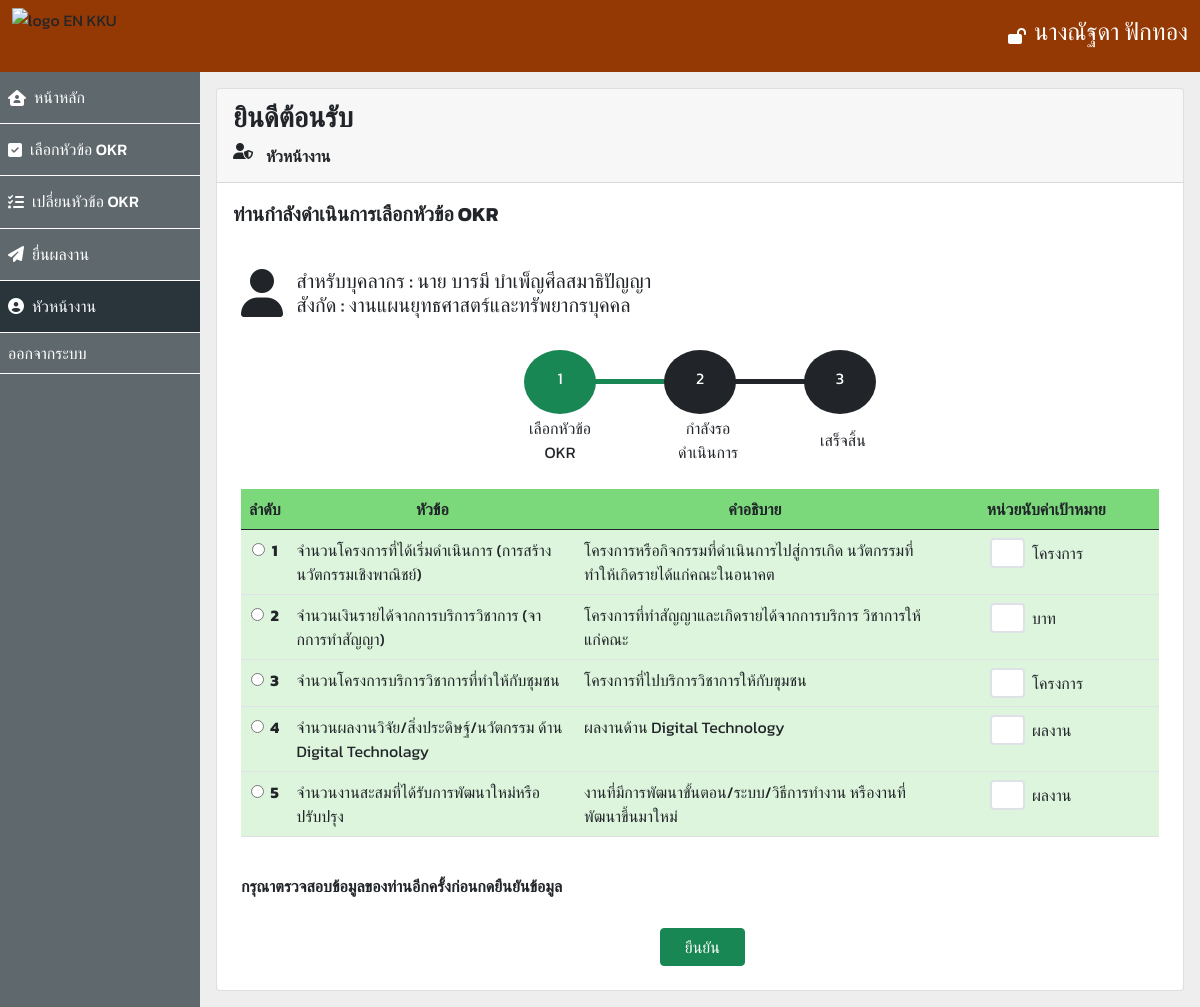
Page /user/supervisorSelectOKR.php (signed in) on the committed database.
### tables this page shows
CREATE TABLE "user_support" (
	"id"	TEXT,
	"kkumail"	TEXT,
	"name"	TEXT,
	"pno"	TEXT,
	"affiliate"	TEXT,
	"id_super"	TEXT,
	"target_value"	INTEGER,
	"status"	TEXT,
	"Password"	TEXT,
	FOREIGN KEY("pno") REFERENCES "okr_support"("pno"),
	PRIMARY KEY("id")
);

CREATE TABLE "okr_support" (
	"pno"	TEXT,
	"unit"	TEXT,
	"topics"	TEXT,
	"description"	TEXT,
	PRIMARY KEY("pno")
);

### user/supervisorSelectOKR.php (the view, shortened to what this page needs)
<?php
$db = new SQLite3('../database.db');
$super_result = $db->prepare('SELECT name, affiliate
FROM user_support u
WHERE u.name = :name_super
');
$super_result->bindValue(':name_super', $_SESSION["name"]);
$super_name = $super_result->execute();
$OKR_support = $db->query('SELECT *
FROM okr_support
');
?>
<!DOCTYPE html>
<html lang="en">
<head>
    <link href="https://cdn.jsdelivr.net/npm/bootstrap@5.0.0-beta2/dist/css/bootstrap.min.css" rel="stylesheet" />
</head>
<body style="font-family: 'Kanit', sans-serif">
    <nav class="navbar navbar-light" style="background-color: #953904">
        <div class="container-fluid">
            <img src="https://www.en.kku.ac.th/web/wp-content/uploads/2016/03/Logo5.png" height="56" alt="logo EN KKU" />
            <div class="d-flex flex-row justify-content-center align-items-center" style="color: white">
                <i class="fas fa-lock-open m-2"></i>
                <h4><?php while ($row = $super_name->fetchArray()) {
                        echo $row['name'];
                    } ?></h4>
            </div>
        </div>
    </nav>
    <div>
        <div class="d-flex">
            <div class="col-2" style="background-color: #263238bb">
                <div class="d-flex flex-row align-items-center p-2 border-bottom border-white" style="color: white">
                    <i class="fas fa-house-user"></i>
                    <h6 class="m-2"><a href="./homeUser.php" style="color: #FFFFFF;text-decoration: none;">หน้าหลัก</a>
                    </h6>
                </div>
                <div class="d-flex flex-row align-items-center p-2 border-bottom border-white" style="color: white">
                    <i class="fas fa-check-square ml-2"></i>
                    <h6 class="m-2"><a href="./selectOKRs.php" style="color: #FFFFFF;text-decoration: none;">เลือกหัวข้อ
                            OKR</a></h6>
                </div>
                <div class="d-flex flex-row align-items-center p-2 border-bottom border-white" style="color: white">
                    <i class="fas fa-tasks ml-2"></i>
                    <h6 class="m-2"><a href="./changOKR.php" style="color: #FFFFFF;text-decoration: none;">เปลี่ยนหัวข้อ
                            OKR</a></h6>
                </div>
                <div class="d-flex flex-row align-items-center p-2 border-bottom border-white" style="color: white">
                    <i class="fas fa-paper-plane ml-2"></i>
                    <h6 class="m-2"><a href="./submitPortfolioOKR.php" style="color: #FFFFFF;text-decoration: none;">ยื่นผลงาน</a></h6>
                </div>
                <div class="d-flex flex-row align-items-center p-2 border-bottom border-white" style="color: white;background-color: #263238ee">
                    <i class="fas fa-user-circle"></i>
                    <h6 class="m-2"><a href="./supervisor.php" style="color: #FFFFFF;text-decoration: none;">หัวหน้างาน</a></h6>
                </div>
                <div class="d-flex flex-row align-items-center p-2 border-bottom border-white">
                    <a href="../index.php" style="color: #FFFFFF;text-decoration: none;">ออกจากระบบ</a>
                </div>
            </div>
            <div class="col-10" style="background-color: #eee">
                <div class="card m-3">
                    <div class="card-header">
                        <h3 class="fw-bolder mt-1">ยินดีต้อนรับ</h3>
                        <div class="d-flex flex-row">
                            <i class="fas fa-user-shield"></i>
                            <h6 class="fw-bolder mt-1">
                                &nbsp&nbsp<?php while ($row = $super_name->fetchArray()) {
                                                echo $row['name'];
                                            } ?>&nbsp&nbspหัวหน้างาน
                            </h6>
                        </div>
                    </div>
                    <div class="card-body">
                        <span class="fw-bolder fs-5">ท่านกำลังดำเนินการเลือกหัวข้อ OKR</span>
                    </div>
                    <div class="d-flex flex-row p-4">
                        <i class="fas fa-user fa-3x"></i>
                        <h5>
                            &nbsp&nbsp&nbspสำหรับบุคลากร : นาย บารมี บำเพ็ญศีลสมาธิปัญญา
                            <br />
                            &nbsp&nbsp&nbspสังกัด : งานแผนยุทธศาสตร์และทรัพยากรบุคคล
                        </h5>
                    </div>
                    <div class="mx-auto">
                        <table class="d-grid gap-2 col-6">
                            <tr>
                                <td>
                                    <div class="bg-success pe-4 ps-4 pt-3 pb-3 text-center" style="
                        border-radius: 50%;
                        width: 4.5rem;
                        height: 4rem;
                        color: white;
                      ">
                                        1
                                    </div>
                                </td>
                                <td>
                                    <div class="bg-success" style="width: 6rem; height: 0.3rem; margin-left: -1rem"></div>
                                </td>
                                <td>
                                    <div class="bg-dark pe-4 ps-4 pt-3 pb-3 text-center" style="
                        color: white;
                        border-radius: 50%;
                        width: 4.5rem;
                        height: 4rem;
                        margin-left: -1rem;
                      ">
                                        2
                                    </div>
                                </td>
                                <td>
                                    <div class="bg-dark" style="width: 6rem; height: 0.3rem; margin-left: -1rem"></div>
                                </td>
                                <td>
                                    <div class="bg-dark pe-4 ps-4 pt-3 pb-3 text-center" style="
                        color: white;
                        border-radius: 50%;
                        width: 4.5rem;
                        height: 4rem;
                        margin-left: -1rem;
                      ">
                                        3
                                    </div>
                                </td>
                            </tr>
                            <tr>
                                <td class="text-center">
                                    เลือกหัวข้อ<br />
                                    OKR
                                </td>
                                <td class="text-center" colspan="3">
                                    กำลังรอ<br />ดำเนินการ
                                </td>
                                <td>เสร็จสิ้น</td>
                            </tr>
                        </table>
                    </div>
                    <div class="p-4">
                        <table class="table ">
                            <thead class="text-center" style="background-color: #7BD97B">
                                <tr>
                                    <th scope="col">ลำดับ</th>
                                    <th scope="col">หัวข้อ</th>
                                    <th scope="col">คำอธิบาย</th>
                                    <th scope="col">หน่วยนับค่าเป้าหมาย</th>
                                </tr>
                            </thead>
                            <tbody>
                            <form action="">
                                <?php while ($row = $OKR_support->fetchArray()) { ?>
                                    <tr style="background-color: #7BD97B44">
                                        <th scope="row" class="text-center"><input type="radio" id='selectOKR_super' name="selectOKR_super">&nbsp&nbsp<?php echo $row['pno'] ?></th>
                                        <td><?php echo $row['topics'] ?></td>
                                        <td><?php echo $row['description'] ?></td>
                                        <td><span><input type="text" class="border border-2 rounded col-md-2 ms-5"></span>&nbsp&nbsp<?php echo $row['unit'] ?></td>
                                    </tr>
                                <?php } ?>
                                </form>
                            </tbody>
                        </table>
                    </div>
                    <div class="ms-4 mb-4">
                        <h6 class="fw-bolder">กรุณาตรวจสอบข้อมูลของท่านอีกครั้งก่อนกดยืนยันข้อมูล</h6>
                    </div>
                    <div class="d-grid gap-2 col-1 mx-auto pb-4">
                        <button type="button" class="btn btn-success px-4" style="width: fit-content;">ยืนยัน</button>
                    </div>
                </div>
            </div>
        </div>
    </div>
</body>
</html>

### rows in the picture
user_support: name "นางณัฐดา ฟักทอง"
okr_support: pno "1", topics "จํานวนโครงการที่ได้เริ่มดําเนินการ (การสร้างนวัตกรรมเชิงพาณิชย์)", description "โครงการหรือกิจกรรมที่ดําเนินการไปสู่การเกิด นวัตกรรมที่ทําให้เกิดรายได้แก่คณะในอนาคต", unit "โครงการ"
okr_support: pno "2", topics "จํานวนเงินรายได้จากการบริการวิชาการ (จากการทําสัญญา)", description "โครงการที่ทําสัญญาและเกิดรายได้จากการบริการ วิชาการให้แก่คณะ", unit "บาท"
okr_support: pno "3", topics "จํานวนโครงการบริการวิชาการที่ทําให้กับชุมชน", description "โครงการที่ไปบริการวิชาการให้กับขุมชน", unit "โครงการ"
okr_support: pno "4", topics "จํานวนผลงานวิจัย/สิ่งประดิษฐ์/นวัตกรรม ด้าน Digital Technolagy", description "ผลงานด้าน Digital Technology", unit "ผลงาน"
okr_support: pno "5", topics "จํานวนงานสะสมที่ได้รับการพัฒนาใหม่หรือปรับปรุง", description "งานที่มีการพัฒนาขั้นตอน/ระบบ/วิธีการทํางาน หรืองานที่พัฒนาขึ้นมาใหม่", unit "ผลงาน"
